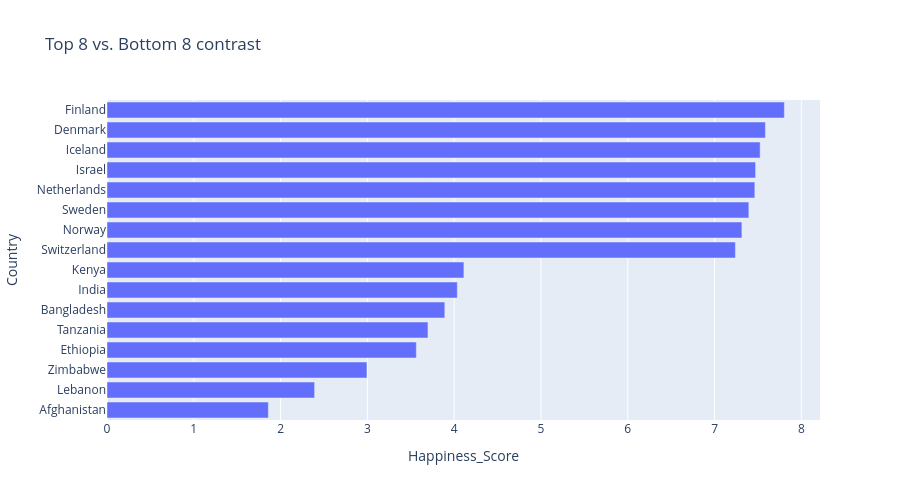

This figure's notebook cell:
### Markdown cell above
---
## Task 2 — Bottom vs. Top: A Contrast Story

**What to build:** A bar chart that highlights the **gap between the happiest and least happy countries**, focusing on a specific insight.

**Requirements:**
- Show the **top 8 AND bottom 8 countries** together (16 bars total)
- Use **colour** to distinguish the two groups (not Plotly's default rainbow)
- Add a **visual separator or annotation** that emphasises the gap
- Insight title that tells the story of the gap

**Hint:** Use `pd.concat([df.nlargest(8,'Happiness_Score'), df.nsmallest(8,'Happiness_Score')])` to get both groups.

**Stretch goal:** Add a vertical reference line showing the global average.

### Code cell
# Task 2: Top 8 vs. Bottom 8 contrast
# ------------------------------------

# Step 1: Get top and bottom countries
top8 = df.nlargest(8, 'Happiness_Score').copy()
top8['Group'] = 'Top 8'
bottom8 = df.nsmallest(8, 'Happiness_Score').copy()
bottom8['Group'] = 'Bottom 8'

combined = pd.concat([bottom8, top8]).sort_values('Happiness_Score')
global_avg = df['Happiness_Score'].mean()
print(f"Global average: {global_avg:.2f}")

# Step 2: Build your chart
# YOUR CODE HERE


fig = px.bar(
    combined,
    x='Happiness_Score', y='Country',
    orientation='h',
    title='Top 8 vs. Bottom 8 contrast',
    height=500
      
)
fig.show()

### Figure 1 — Plotly figure (JSON) as saved in the notebook; plotly's stock layout.template omitted (floating-point values rounded to 4 significant figures)
{"data": [{"hovertemplate": "Happiness_Score=%{x}<br>Country=%{y}<extra></extra>", "legendgroup": "", "marker": {"color": "#636efa", "pattern": {"shape": ""}}, "name": "", "orientation": "h", "showlegend": false, "textposition": "auto", "type": "bar", "x": [1.859, 2.392, 2.995, 3.564, 3.698, 3.892, 4.036, 4.112, 7.24, 7.315, 7.395, 7.464, 7.473, 7.525, 7.586, 7.804], "xaxis": "x", "y": ["Afghanistan", "Lebanon", "Zimbabwe", "Ethiopia", "Tanzania", "Bangladesh", "India", "Kenya", "Switzerland", "Norway", "Sweden", "Netherlands", "Israel", "Iceland", "Denmark", "Finland"], "yaxis": "y"}], "layout": {"barmode": "relative", "height": 500, "legend": {"tracegroupgap": 0}, "title": {"text": "Top 8 vs. Bottom 8 contrast"}, "xaxis": {"anchor": "y", "domain": [0, 1], "title": {"text": "Happiness_Score"}}, "yaxis": {"anchor": "x", "domain": [0, 1], "title": {"text": "Country"}}}}
